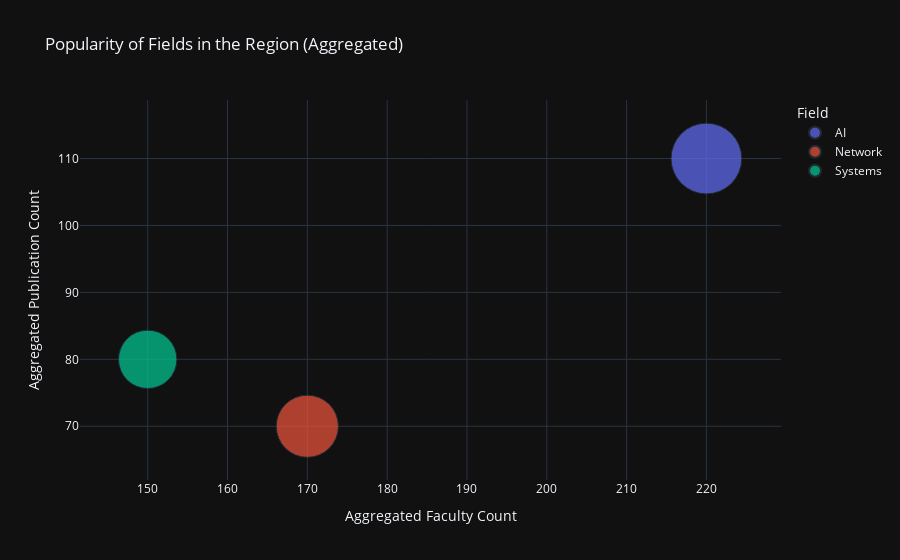

This figure's notebook cell:
### Markdown cell above
## Bubble Map Paradigm

### Code cell
import plotly.express as px
import pandas as pd

# Sample data with university name, faculty count, publication count, and field
data = {
    'University': ['University A', 'University B', 'University C', 'University D', 'University E'],
    'FacultyCount': [100, 150, 80, 120, 90],
    'PublicationCount': [50, 80, 30, 60, 40],
    'Field': ['AI', 'Systems', 'Network', 'AI', 'Network']
}

df = pd.DataFrame(data)

# Aggregate faculty count and publication count for each field in the region
agg_df = df.groupby('Field').agg({'FacultyCount': 'sum', 'PublicationCount': 'sum'}).reset_index()

# Create a bubble chart using Plotly Express
fig = px.scatter(agg_df, x='FacultyCount', y='PublicationCount', size='FacultyCount', color='Field',
                 hover_name='Field', title='Popularity of Fields in the Region (Aggregated)',
                 labels={'FacultyCount': 'Aggregated Faculty Count', 'PublicationCount': 'Aggregated Publication Count'},
                 size_max=50, template='plotly_dark')

# Show the plot
fig.show()

### Figure 1 — Plotly figure (JSON) as saved in the notebook; plotly's stock layout.template omitted (floating-point values rounded to 4 significant figures)
{"data": [{"hovertemplate": "<b>%{hovertext}</b><br><br>Field=AI<br>Aggregated Faculty Count=%{marker.size}<br>Aggregated Publication Count=%{y}<extra></extra>", "hovertext": ["AI"], "legendgroup": "AI", "marker": {"color": "#636efa", "size": [220], "sizemode": "area", "sizeref": 0.088, "symbol": "circle"}, "mode": "markers", "name": "AI", "orientation": "v", "showlegend": true, "type": "scatter", "x": [220], "xaxis": "x", "y": [110], "yaxis": "y"}, {"hovertemplate": "<b>%{hovertext}</b><br><br>Field=Network<br>Aggregated Faculty Count=%{marker.size}<br>Aggregated Publication Count=%{y}<extra></extra>", "hovertext": ["Network"], "legendgroup": "Network", "marker": {"color": "#EF553B", "size": [170], "sizemode": "area", "sizeref": 0.088, "symbol": "circle"}, "mode": "markers", "name": "Network", "orientation": "v", "showlegend": true, "type": "scatter", "x": [170], "xaxis": "x", "y": [70], "yaxis": "y"}, {"hovertemplate": "<b>%{hovertext}</b><br><br>Field=Systems<br>Aggregated Faculty Count=%{marker.size}<br>Aggregated Publication Count=%{y}<extra></extra>", "hovertext": ["Systems"], "legendgroup": "Systems", "marker": {"color": "#00cc96", "size": [150], "sizemode": "area", "sizeref": 0.088, "symbol": "circle"}, "mode": "markers", "name": "Systems", "orientation": "v", "showlegend": true, "type": "scatter", "x": [150], "xaxis": "x", "y": [80], "yaxis": "y"}], "layout": {"legend": {"itemsizing": "constant", "title": {"text": "Field"}, "tracegroupgap": 0}, "title": {"text": "Popularity of Fields in the Region (Aggregated)"}, "xaxis": {"anchor": "y", "domain": [0, 1], "title": {"text": "Aggregated Faculty Count"}}, "yaxis": {"anchor": "x", "domain": [0, 1], "title": {"text": "Aggregated Publication Count"}}}}
